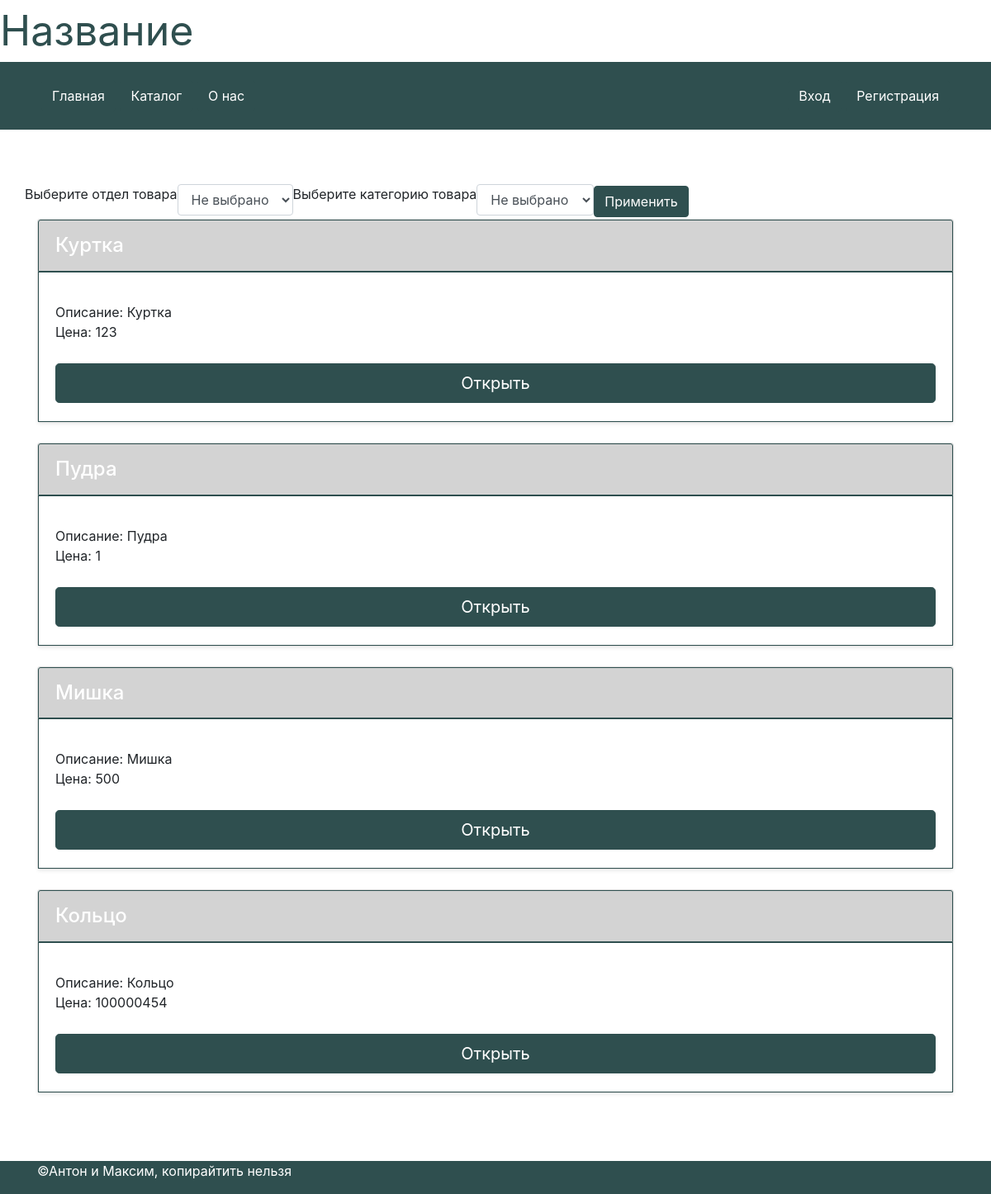
/catalog, run on the app's committed database.
### data/catalog.py (models this page shows)
class Product(SqlAlchemyBase):
    __tablename__ = 'catalog'
    id = sql.Column(sql.Integer, primary_key=True, autoincrement=True)
    name = sql.Column(sql.String)
    about = sql.Column(sql.String, nullable=True)
    size = sql.Column(sql.String, nullable=True)
    price = sql.Column(sql.Integer)
    sex = sql.Column(sql.String, default='all')
    category = sql.Column(sql.String)
    user_id = sql.Column(sql.Integer, sql.ForeignKey("users.id"))
    user = sql.orm.relation('User')
    created_date = sql.Column(sql.DateTime, default=datetime.datetime.now)

### main.py (the view, shortened to what this page needs)
@app.route('/catalog', methods=['post', 'get'])
def catalog():
    params = {}
    params['title'] = 'Товары'
    db_sess = db_session.create_session()
    products = db_sess.query(Product)
    params['products'] = products
    return render_template('catalog.html', **params)

### data/db_session.py (called while the page is built)
def create_session() -> Session:
    global __factory
    return __factory()

### templates/catalog.html (shortened to what this page needs)
{% extends "base.html" %}
{% block content %}
<div>
  <form class="login_form" method="post">
  <div style="float:left;">
    <label for="classSelect">Выберите отдел товара </label>
  </div>
  <div style="float:left;">
    <select class="form-control" id="classSelect" name="sex">
      <option>Не выбрано</option>
    </select>
  </div>
  <div style="float:left;">
    <label for="classSelect">Выберите категорию товара</label>
  </div>
  <div style="float:left;">
    <select class="form-control" id="classSelect" name="category">
      <option>Не выбрано</option>
    </select>
  </div>
  <button type="submit" class="btn btn-primary" href="/catalog">Применить</button>
</form>
</div>
  {% for product in products %}
      <div class="col">
        <div class="card mb-4 rounded-3 shadow-sm">
          <div class="card-header py-3">
            <h4 class="my-0 fw-normal">{{ product.name }}</h4>
          </div>
          <div class="card-body">
            <ul class="list-unstyled mt-3 mb-4">
              <li>Описание: {{ product.about }}</li>
              <li>Цена: {{ product.price }}</li>
            </ul>
            <a class="w-100 btn btn-lg btn-primary" href="/catalog/product/{{ product.id }}" role="button">Открыть</a>
          </div>
        </div>
      </div>
  {% endfor %}
{% endblock %}

### static/style.css (style rules this page uses)
:root { --color1: #2F4F4F; --color2: #D3D3D3; --bg-color: white; --danger-color1: red; --danger-color2: pink; }
.btn-primary { background-color: var(--color1); color: var(--bg-color); border-color: var(--color1); margin: 2px 0px; }
.card-header { color: var(--bg-color); border: 1px solid var(--color1); background-color: var(--color2); }
.card-body { border: 1px solid var(--color1); }

### data on the page
Product: name "Куртка", about "Куртка", price "123"
Product: name "Пудра", about "Пудра", price "1"
Product: name "Мишка", about "Мишка", price "500"
Product: name "Кольцо", about "Кольцо", price "100000454"
